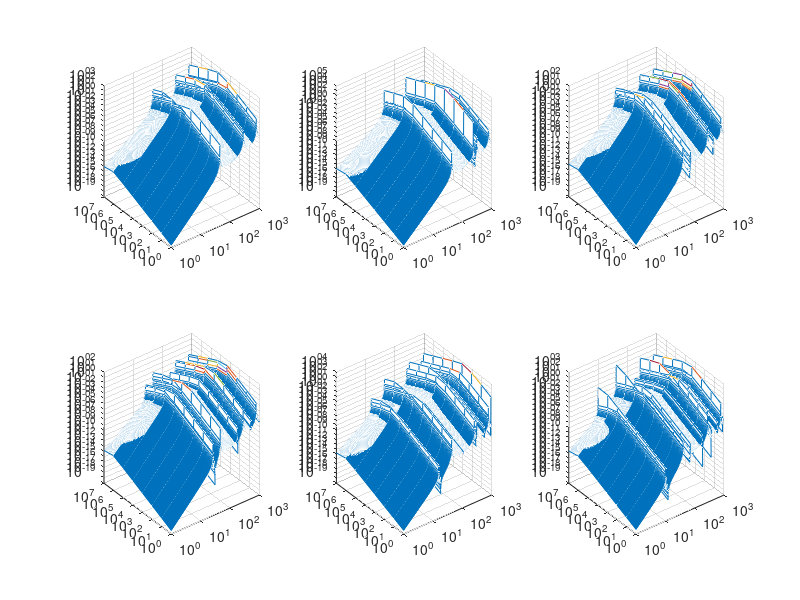

Write MATLAB code to recreate this figure.
clc;clear;close all;



result00 = load('bm_ext_base_laml_l_00e-3.mat'); 
Pplist00  = result00.Pplist;
result01 = load('bm_ext_base_laml_l_10e-3.mat'); 
Pplist01  = result01.Pplist;
result02 = load('bm_ext_base_laml_l_20e-3.mat'); 
Pplist02  = result02.Pplist;
result03 = load('bm_ext_base_laml_l_30e-3.mat'); 
Pplist03  = result03.Pplist;
result04 = load('bm_ext_base_laml_l_40e-3.mat'); 
Pplist04  = result04.Pplist;
result05 = load('bm_ext_base_laml_l_50e-3.mat'); 
Pplist05  = result05.Pplist;
result06 = load('bm_ext_base_laml_l_60e-3.mat'); 
Pplist06  = result06.Pplist;
result07 = load('bm_ext_base_laml_l_70e-3.mat');
Pplist07  = result07.Pplist;
result08 = load('bm_ext_base_laml_l_80e-3.mat'); 
Pplist08  = result08.Pplist;
result09 = load('bm_ext_base_laml_l_90e-3.mat'); 
Pplist09  = result09.Pplist;
result10 = load('bm_ext_base_laml_l_100e-3.mat'); 
Pplist10  = result10.Pplist;

fr = result00.fr;
Rl = result00.Rl;
xib  = result00.xib;

%% Rl from 1 ohm to 10 Mohm, different laml
f = figure(1);
set(gca, 'linewidth', 1.1, 'fontsize', 12, 'fontname', 'times')
set(gcf, 'color', 'w')
colormap lines
subplot(231)
mesh(fr,Rl,abs(Pplist00), 'DisplayName','\lambda_l=0.0')
set(gca,'XScale','log');
set(gca,'YScale','log');
set(gca,'ZScale','log');
subplot(232)
mesh(fr,Rl,abs(Pplist02), 'DisplayName','\lambda_l=0.2')
set(gca,'XScale','log');
set(gca,'YScale','log');
set(gca,'ZScale','log');
subplot(233)
mesh(fr,Rl,abs(Pplist04), 'DisplayName','\lambda_l=0.4')
set(gca,'XScale','log');
set(gca,'YScale','log');
set(gca,'ZScale','log');
subplot(234)
mesh(fr,Rl,abs(Pplist06), 'DisplayName','\lambda_l=0.6')
set(gca,'XScale','log');
set(gca,'YScale','log');
set(gca,'ZScale','log');
subplot(235)
mesh(fr,Rl,abs(Pplist08), 'DisplayName','\lambda_l=0.8')
set(gca,'XScale','log');
set(gca,'YScale','log');
set(gca,'ZScale','log');
subplot(236)
mesh(fr,Rl,abs(Pplist10), 'DisplayName','\lambda_l=1.0')
set(gca,'XScale','log');
set(gca,'YScale','log');
set(gca,'ZScale','log');


% legend('show')

% ax = findobj(f,'Type','Axes');
% for i=1:length(ax)
%     ylabel(ax(i),{'Nice'})
%     title(ax(i),{'Very Nice'})
% end




% title('Output voltage amplitude at different frequency and load')
% print(gcf,'fig_output_voltage_vs_fr_Rl_laml_all','-dpdf');
% print(gcf,'fig_output_voltage_vs_fr_Rl_laml_all','-depsc');
% print(gcf,'fig_output_voltage_vs_fr_Rl_laml_all','-djpeg','-r300','-noui');      

% 
% 
% %% Rl  1 ohm, different laml
% figure(2)
% plot(fr(1,:),abs(Pplist00(1,:)),'r', 'DisplayName','\lambda_l=0.0'); hold on
% plot(fr(1,:),abs(Pplist01(1,:)),'g', 'DisplayName','\lambda_l=0.1')
% plot(fr(1,:),abs(Pplist02(1,:)),'b', 'DisplayName','\lambda_l=0.2')
% plot(fr(1,:),abs(Pplist03(1,:)),'k', 'DisplayName','\lambda_l=0.3')
% plot(fr(1,:),abs(Pplist04(1,:)),'c', 'DisplayName','\lambda_l=0.4')
% plot(fr(1,:),abs(Pplist05(1,:)),'r.-', 'DisplayName','\lambda_l=0.5')
% plot(fr(1,:),abs(Pplist06(1,:)),'g.-', 'DisplayName','\lambda_l=0.6')
% plot(fr(1,:),abs(Pplist07(1,:)),'b.-', 'DisplayName','\lambda_l=0.7')
% plot(fr(1,:),abs(Pplist08(1,:)),'k.-', 'DisplayName','\lambda_l=0.8')
% plot(fr(1,:),abs(Pplist09(1,:)),'c.-', 'DisplayName','\lambda_l=0.9')
% plot(fr(1,:),abs(Pplist10(1,:)),'y', 'DisplayName','\lambda_l=1.0')
% set(gca,'XScale','log');
% set(gca,'YScale','log');
% xlabel('base excitation frequency');
% ylabel('output voltage amplitude');
% set(gca, 'linewidth', 1.1, 'fontsize', 12, 'fontname', 'times')
% set(gcf, 'color', 'w')
% legend('show')
% title('external electrical load R\_l = 1.0 \Omega')
% 
% 
% %% Rl  10 ohm, different laml
% figure(3)
% plot(fr(1,:),abs(Pplist00(2,:)),'r', 'DisplayName','\lambda_l=0.0'); hold on
% plot(fr(1,:),abs(Pplist01(2,:)),'g', 'DisplayName','\lambda_l=0.1')
% plot(fr(1,:),abs(Pplist02(2,:)),'b', 'DisplayName','\lambda_l=0.2')
% plot(fr(1,:),abs(Pplist03(2,:)),'k', 'DisplayName','\lambda_l=0.3')
% plot(fr(1,:),abs(Pplist04(2,:)),'c', 'DisplayName','\lambda_l=0.4')
% plot(fr(1,:),abs(Pplist05(2,:)),'r.-', 'DisplayName','\lambda_l=0.5')
% plot(fr(1,:),abs(Pplist06(2,:)),'g.-', 'DisplayName','\lambda_l=0.6')
% plot(fr(1,:),abs(Pplist07(2,:)),'b.-', 'DisplayName','\lambda_l=0.7')
% plot(fr(1,:),abs(Pplist08(2,:)),'k.-', 'DisplayName','\lambda_l=0.8')
% plot(fr(1,:),abs(Pplist09(2,:)),'c.-', 'DisplayName','\lambda_l=0.9')
% plot(fr(1,:),abs(Pplist10(2,:)),'y', 'DisplayName','\lambda_l=1.0')
% set(gca,'XScale','log');
% set(gca,'YScale','log');
% xlabel('base excitation frequency');
% ylabel('output voltage amplitude');
% set(gca, 'linewidth', 1.1, 'fontsize', 12, 'fontname', 'times')
% set(gcf, 'color', 'w')
% legend('show')
% title('external electrical load R\_l = 10.0 \Omega')
% 
% 
% 
% %% Rl  100 ohm, different laml
% figure(4)
% plot(fr(1,:),abs(Pplist00(3,:)),'r', 'DisplayName','\lambda_l=0.0'); hold on
% plot(fr(1,:),abs(Pplist01(3,:)),'g', 'DisplayName','\lambda_l=0.1')
% plot(fr(1,:),abs(Pplist02(3,:)),'b', 'DisplayName','\lambda_l=0.2')
% plot(fr(1,:),abs(Pplist03(3,:)),'k', 'DisplayName','\lambda_l=0.3')
% plot(fr(1,:),abs(Pplist04(3,:)),'c', 'DisplayName','\lambda_l=0.4')
% plot(fr(1,:),abs(Pplist05(3,:)),'r.-', 'DisplayName','\lambda_l=0.5')
% plot(fr(1,:),abs(Pplist06(3,:)),'g.-', 'DisplayName','\lambda_l=0.6')
% plot(fr(1,:),abs(Pplist07(3,:)),'b.-', 'DisplayName','\lambda_l=0.7')
% plot(fr(1,:),abs(Pplist08(3,:)),'k.-', 'DisplayName','\lambda_l=0.8')
% plot(fr(1,:),abs(Pplist09(3,:)),'c.-', 'DisplayName','\lambda_l=0.9')
% plot(fr(1,:),abs(Pplist10(3,:)),'y', 'DisplayName','\lambda_l=1.0')
% % set(gca,'XScale','log');
% % set(gca,'YScale','log');
% xlim([1,100]);
% xlabel('base excitation frequency');
% ylabel('output voltage amplitude');
% set(gca, 'linewidth', 1.1, 'fontsize', 12, 'fontname', 'times')
% set(gcf, 'color', 'w')
% legend('show')
% title('external electrical load R\_l = 100.0 \Omega')




%% Rl  1000000 ohm, different laml
% figure(8)
% plot(fr(1,:),abs(Pplist00(7,:)),'r', 'DisplayName','\lambda_l=0.0'); hold on
% plot(fr(1,:),abs(Pplist01(7,:)),'g', 'DisplayName','\lambda_l=0.1')
% plot(fr(1,:),abs(Pplist02(7,:)),'b', 'DisplayName','\lambda_l=0.2')
% plot(fr(1,:),abs(Pplist03(7,:)),'k', 'DisplayName','\lambda_l=0.3')
% plot(fr(1,:),abs(Pplist04(7,:)),'c', 'DisplayName','\lambda_l=0.4')
% plot(fr(1,:),abs(Pplist05(7,:)),'r.-', 'DisplayName','\lambda_l=0.5')
% plot(fr(1,:),abs(Pplist06(7,:)),'g.-', 'DisplayName','\lambda_l=0.6')
% plot(fr(1,:),abs(Pplist07(7,:)),'b.-', 'DisplayName','\lambda_l=0.7')
% plot(fr(1,:),abs(Pplist08(7,:)),'k.-', 'DisplayName','\lambda_l=0.8')
% plot(fr(1,:),abs(Pplist09(7,:)),'c.-', 'DisplayName','\lambda_l=0.9')
% plot(fr(1,:),abs(Pplist10(7,:)),'y', 'DisplayName','\lambda_l=1.0')
% % set(gca,'XScale','log');
% set(gca,'YScale','log');
% xlim([1,100]);
% xlabel('base excitation frequency');
% ylabel('output voltage amplitude');
% set(gca, 'linewidth', 1.1, 'fontsize', 12, 'fontname', 'times')
% set(gcf, 'color', 'w')
% legend('show')
% title('external electrical load R\_l = 1000000.0 \Omega')

